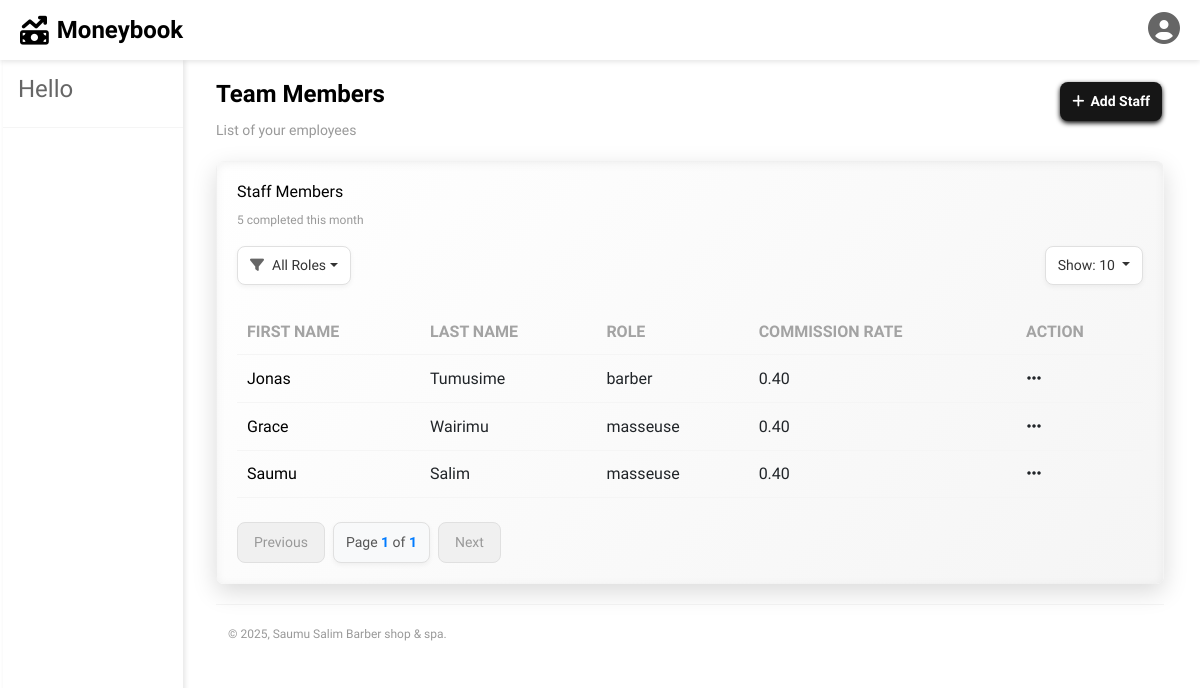
/staff/list/, run on the app's committed database.
### staff/models.py (models this page shows, shortened)
class Staff(models.Model):
    ROLE_CHOICES = [
        ('admin', 'Admin'),
        ('barber', 'Barber'),
        ('masseuse', 'Masseuse'),
    ]
    user = models.OneToOneField(User, on_delete=models.CASCADE, null=True, blank=True)  # Link to User model
    first_name = models.CharField(max_length=100)
    last_name = models.CharField(max_length=100)
    role = models.CharField(max_length=50, choices=ROLE_CHOICES)
    availability = models.JSONField(default=dict, null=True, blank=True)  # Store availability as JSON (e.g., {"Monday": "9AM-5PM"})
    commission_rate = models.DecimalField(max_digits=5, decimal_places=2, default=0.10)  # 10% commission
    created_at = models.DateTimeField(auto_now_add=True)

### staff/views.py (the view, shortened to what this page needs)
# urls.py: path('list/', views.staff_list, name='staff_list'),
def staff_list(request):
    queryset = Staff.objects.all().order_by('id')
    role_filter = request.GET.get('role', '')  # Default to no filter
    if role_filter:
        queryset = queryset.filter(role=role_filter)
    page_number = request.GET.get('page', 1)
    entries_per_page = request.GET.get('entries', 10)  # Default to 10 entries per page
    paginator = Paginator(queryset, entries_per_page)
    try:
        page_obj = paginator.page(page_number)
    except (EmptyPage, PageNotAnInteger):
        page_obj = paginator.page(1)
    return render(request, 'reports/staff_report.html', {'staff': page_obj, 'st': 'st'})

### templates/reports/staff_report.html (shortened to what this page needs)
{% extends 'reports/base.html' %}
{% block content %}
<h2 class="dashboard-title">Team Members</h2>
<p class="dashboard-subtitle">List of your employees</p>
<div class="projects-orders-row">
    <div class="projects-card">
        <div class="table-header">
            <h2>Staff Members</h2>
            <p class="projects-subtitle">5 completed this month</p>
            <button class="add-staff-btn" data-bs-toggle="modal" data-bs-target="#staffModal">
                <i class="fas fa-plus"></i> Add Staff
            </button>
        </div>
        <div class="dropdown-container">
            <div class="filter-dropdown">
                <button class="btn dropdown-toggle" type="button" id="statusFilterDropdown" data-bs-toggle="dropdown" aria-expanded="false">
                    <i class="fas fa-filter"></i>
                    <span id="statusFilterText">All Roles</span>
                </button>
            </div>
            <div class="entries-dropdown">
                <button class="btn dropdown-toggle" type="button" id="entriesPerPageDropdown" data-bs-toggle="dropdown" aria-expanded="false">
                    Show: <span id="entriesPerPageText">10</span>
                </button>
            </div>
        </div>
        <div class="table-responsive">
            <table>
                <thead>
                    <tr>
                        <th>FIRST NAME</th>
                        <th>LAST NAME</th>
                        <th>ROLE</th>
                        <th>COMMISSION RATE</th>
                        <th>ACTION</th>
                    </tr>
                </thead>
                <tbody id="staff-table-body">
                    {% for staff in staff %}
                    <tr id="staff-row-{{ staff.id }}">
                        <td>{{ staff.first_name }}</td>
                        <td>{{ staff.last_name }}</td>
                        <td>{{ staff.role }}</td>
                        <td>{{ staff.commission_rate }}</td>
                        <td>
                            <div class="dropdown">
                                <button class="btn btn-link text-dark p-0" type="button" id="actionsDropdown{{ staff.id }}" data-bs-toggle="dropdown" aria-expanded="false">
                                    <i class="fas fa-ellipsis-h"></i>
                                </button>
                            </div>
                        </td>
                    </tr>
                    {% endfor %}
                </tbody>
            </table>
        </div>
        <div class="pagination">
            <button id="prev-page" disabled>Previous</button>
            <span class="page-info">Page <span id="current-page">{{ staff.number }}</span> of <span id="total-pages">{{ staff.paginator.num_pages }}</span></span>
            <button id="next-page" disabled>Next</button>
        </div>
    </div>
</div>
{% endblock %}

### templates/reports/base.html (style rules this page uses)
* { margin: 0; padding: 0; box-sizing: border-box; }
body { font-family: "Signika Negative", sans-serif; font-optical-sizing: auto; font-style: normal; line-height: 1.6; }
.dashboard-title { font-size: 24px; color: #000; margin-bottom: 10px; font-weight: bold; }
.dashboard-subtitle { font-size: 14px; color: #999; margin-bottom: 20px; }
.metrics-row, .charts-row, .projects-orders-row { display: flex; gap: 20px; margin-bottom: 20px; }
.chart-card, .projects-card, .orders-card { background-color: #fff; border-radius: 8px; padding: 20px; box-shadow: 0 2px 5px rgba(0, 0, 0, 0.1); flex: 1; }
.chart-card h2, .projects-card h2, .orders-card h2 { font-size: 16px; color: #000; margin-bottom: 10px; }
.chart-subtitle, .projects-subtitle, .orders-subtitle { font-size: 12px; color: #999; margin-bottom: 15px; }
.projects-card table { width: 100%; border-collapse: collapse; }
.projects-card th, .projects-card td { padding: 10px; text-align: left; border-bottom: 1px solid #f5f5f5; }
.projects-card td:nth-child(1) { color: #000; }
.projects-card th { font-weight: bold; color: #a3a3a3; }
.table-responsive { width: 100%; overflow-x: auto; -webkit-overflow-scrolling: touch; white-space: nowrap; }
.projects-card, .orders-card { background-color: #fff; padding: 20px; border-radius: 8px; position: relative; box-shadow: 0 8px 25px rgba(0, 0, 0, 0.15), 0 -4px 15px rgba(255, 255, 255, 0.8), inset 0 2px 10px rgba(0, 0, 0, 0.05); border: 1px solid rgba(0, 0, 0, 0.03); background: linear-gradient( 135deg, rgba(255, 255, 255, 1) 0%, rgba(245, 245, 245, 1) 100% ); z-index: 1; }
.dropdown-container { display: flex; justify-content: space-between; align-items: center; flex-wrap: wrap; gap: 10px; margin-bottom: 1.5rem; width: 100%; }
.filter-dropdown .btn { background: #fff; border: 1px solid #e0e0e0; border-radius: 8px; padding: 8px 12px; font-size: 14px; color: #333; box-shadow: 0 2px 5px rgba(0, 0, 0, 0.05); transition: all 0.3s ease; display: flex; align-items: center; white-space: nowrap; max-width: 100%; }
.filter-dropdown .btn i { margin-right: 8px; color: #666; }
.entries-dropdown .btn { background: #fff; border: 1px solid #e0e0e0; border-radius: 8px; padding: 8px 12px; font-size: 14px; color: #333; box-shadow: 0 2px 5px rgba(0, 0, 0, 0.05); transition: all 0.3s ease; white-space: nowrap; max-width: 100%; }
.add-service-btn, .add-staff-btn, .add-appointment-btn, .add-sales-btn { background: #161616; border: none; border-radius: 8px; padding: 8px 12px; font-size: 14px; color: #fff; box-shadow: 0 2px 5px rgba(0, 0, 0, 1); transition: all 0.3s ease; display: flex; align-items: center; white-space: nowrap; }
.add-sales-btn, .add-service-btn, .add-staff-btn { position: absolute; right: 1px; top: -80px; font-weight: bolder; }
.add-sales-btn i, .add-service-btn i, .add-staff-btn i, .add-appointment-btn i { margin-right: 6px; }
.pagination { display: flex; align-items: center; justify-content: left; flex-wrap: wrap; gap: 8px; margin-top: 1.5rem; width: 100%; }
.pagination button { background: #fff; border: 1px solid #e0e0e0; border-radius: 8px; padding: 8px 16px; font-size: 14px; color: #333; font-weight: 500; transition: all 0.3s ease; box-shadow: 0 2px 5px rgba(0, 0, 0, 0.05); white-space: nowrap; }
.pagination button:disabled { background: #f0f0f0; color: #999; cursor: not-allowed; box-shadow: none; }
.pagination .page-info { background: #f8f9fa; border: 1px solid #e0e0e0; border-radius: 8px; padding: 8px 12px; font-size: 14px; color: #555; font-weight: 500; box-shadow: 0 2px 5px rgba(0, 0, 0, 0.05); white-space: nowrap; }
.pagination .page-info span { color: #007bff; font-weight: 600; }

### data on the page
Staff: first_name "Jonas", last_name "Tumusime", role "barber", commission_rate "0.40"
Staff: first_name "Grace", last_name "Wairimu", role "masseuse", commission_rate "0.40"
Staff: first_name "Saumu", last_name "Salim", role "masseuse", commission_rate "0.40"

### other printed values
{{ staff.number }} "1"
{{ staff.paginator.num_pages }} "1"
